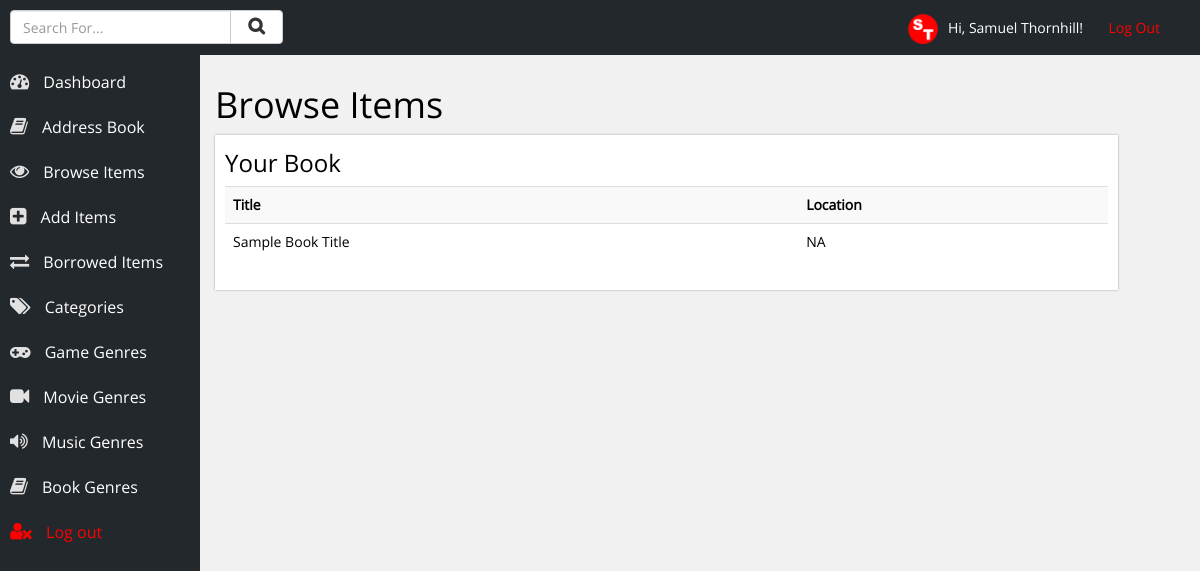
Screenshot of /items.php?category=7 (signed in) with the database file from the repository.
### tables this page shows
CREATE TABLE IF NOT EXISTS `users` (
  `id` int(10) NOT NULL AUTO_INCREMENT,
  `username` varchar(20) NOT NULL,
  `name` varchar(50) NOT NULL,
  `password` varchar(12) NOT NULL,
  PRIMARY KEY (`id`)
);

CREATE TABLE IF NOT EXISTS `categories` (
  `id` int(11) NOT NULL AUTO_INCREMENT,
  `category` varchar(150) NOT NULL,
  PRIMARY KEY (`id`)
);

CREATE TABLE IF NOT EXISTS `items` (
  `id` int(25) NOT NULL AUTO_INCREMENT,
  `item_name` varchar(200) NOT NULL,
  `item_category` int(3) NOT NULL,
  `genre` varchar(50) NOT NULL,
  `type` varchar(50) NOT NULL,
  `album` varchar(100) NOT NULL,
  `track` int(3) NOT NULL,
  `artist` varchar(100) NOT NULL,
  `location` varchar(100) NOT NULL,
  `borrowed` int(1) NOT NULL,
  `author` varchar(100) NOT NULL,
  `isbn` varchar(30) NOT NULL,
  PRIMARY KEY (`id`)
);

### inc/account-info.php (called while the page is built, shortened)
<?php
	$loggedIn = $_SESSION['username'];
	$result = mysqli_query($con, "SELECT * FROM users WHERE username = '$loggedIn'");
	while ($row = mysqli_fetch_array($result)) {
		$name = $row['name'];
	}
?>

### inc/results/show-other.php (the view, shortened to what this page needs)
<?php
	$categoryNumber = $_GET['category'];
	$getCategoryName = mysqli_query($con, "SELECT * FROM categories WHERE id='$categoryNumber'");
	while ($row = mysqli_fetch_array($getCategoryName)) {
		$categoryName = $row['category'];
	}
?>
<h3>Your <?php echo $categoryName; ?></h3>
<table class="table table-items table-striped">
	<tr>
		<th>Title</th>
		<th>Location</th>
	</tr>
	<?php
		$result = mysqli_query($con, "SELECT * FROM items WHERE item_category='$categoryNumber' ORDER BY item_name ASC");
		while ($row = mysqli_fetch_array($result)) {
			if($row['borrowed']>0) {
				echo '<tr style="font-weight:bold; color:red; background-color:#e1e1e1;" class="list" onclick="location.href=\'item.php?id=' . $row['id'] . '\'">';
					echo '<td>' . $row['item_name'] . '</td>';
					echo '<td>' . $row['location'] . '</td>';
				echo '</tr>';
			}
			else {
				echo '<tr class="list" onclick="location.href=\'item.php?id=' . $row['id'] . '\'">';
					echo '<td>' . $row['item_name'] . '</td>';
					echo '<td>' . $row['location'] . '</td>';
				echo '</tr>';
			}
		}
	?>
</table>

### inc/head.php (shortened to what this page needs)
<!DOCTYPE html>
<html lang="en">
<head>
	<link rel="stylesheet" href="css/bootstrap.min.css" />
	<link rel="stylesheet" href="css/main.css" />
	<link rel="stylesheet" href="css/font-awesome.min.css" />
</head>
<body>
<div class="container-fluid">
	<header>
		<p class="log-out"><img style="max-height:30px; margin-right:10px;" src="images/logo.png" alt="Samuel Thornhill" />Hi, <?php echo $name; ?>! &nbsp; &nbsp; &nbsp; <a href="handlers/log-out.php">Log Out</a></p>
		<div class="row">
			<div class="col-xs-3">
				<p style="">
					<form action="search-results.php" method="POST">
						<div class="input-group">
							<input type="text" class="form-control" name="term" placeholder="Search For..." />
							<span class="input-group-btn">
								<button class="btn btn-default" style="margin-top:-20px;" type="submit" name="submit"><i class="fa fa-search" style="font-weight:bold; padding-left:5px; padding-right:5px; font-size:125%;"></i></button>
							</span>
						</div>
					</form>
				</p>
			</div>
		</div>
	</header>
	<div class="navigation">
		<ul>
			<li><a href="index.php"><i class="fa fa-tachometer"></i> Dashboard</a></li>
			<li><a href="contacts.php"><i class="fa fa-book"></i> Address Book</a></li>
			<li><a href="choose-category.php"><i class="fa fa-eye"></i> Browse Items</a></li>
			<li><a href="add-item.php"><i class="fa fa-plus-square"></i> Add Items</a></li>
			<li><a href="borrowed.php"><i class="fa fa-exchange"></i> Borrowed Items</a></li>
			<li><a href="categories.php"><i class="fa fa-tags"></i> Categories</a></li>
			<li><a href="genre.php?genre=Game"><i class="fa fa-gamepad"></i> Game Genres</a></li>
			<li><a href="genre.php?genre=Movie"><i class="fa fa-video-camera"></i> Movie Genres</a></li>
			<li><a href="genre.php?genre=Music"><i class="fa fa-volume-up"></i> Music Genres</a></li>
			<li><a href="genre.php?genre=Book"><i class="fa fa-book"></i> Book Genres</a></li>
			<li><a style="color:red;" href="handlers/log-out.php"><i style="color:red;" class="fa fa-user-times"></i> Log out</a></li>
		</ul>
	</div>

### css/main.css (style rules this page uses)
body { font-size: 14px; font-family: open-sans; background-color: #f1f1f1; color: black; }
header { width: 100%; background-color: #23282D; height: 55px; line-height: 55px; position: fixed; top: 0px; left: 0px; color: white; z-index: 99; padding-left: 10px; padding-right: 10px; }
header .log-out { float: right; margin-right: 30px; }
header .log-out a { text-decoration: none; color: red; }
.navigation { background-color: #23282D; width: 200px; height: 100%; float: left; position: fixed; top: 0px; left: 0px; padding-top: 40px; color: white; font-size: 16px; }
.navigation ul { list-style-type: none; margin: 0px; padding: 0px; margin-top: 20px; }
.navigation ul li { margin: 0px; padding: 0px; }
.navigation ul li a { color: white; text-decoration: none; height: 45px; line-height: 45px; display: block; padding-left: 10px; }
.navigation ul li a .fa { padding-right: 10px; font-size: 120%; color: #e1e1e1; }
.section h1, .section h2, .section h3, .section h4, .section h5, .section h6 { margin-top: 5px; }

### rows the page displays
users: name "Samuel Thornhill"
categories: category "Book"
items: item_name "Sample Book Title", location "NA"
